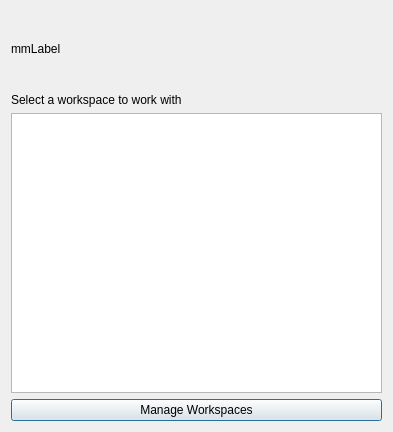
<?xml version="1.0" encoding="UTF-8"?>
<ui version="4.0">
 <class>Dialog</class>
 <widget class="QDialog" name="Dialog">
  <property name="geometry">
   <rect>
    <x>0</x>
    <y>0</y>
    <width>393</width>
    <height>432</height>
   </rect>
  </property>
  <property name="windowTitle">
   <string>Dialog</string>
  </property>
  <layout class="QGridLayout" name="gridLayout">
   <item row="1" column="0">
    <widget class="QLabel" name="label">
     <property name="text">
      <string>Select a workspace to work with</string>
     </property>
    </widget>
   </item>
   <item row="2" column="0">
    <widget class="QListWidget" name="workspace_list"/>
   </item>
   <item row="0" column="0">
    <widget class="QLabel" name="label_logo">
     <property name="minimumSize">
      <size>
       <width>256</width>
       <height>76</height>
      </size>
     </property>
     <property name="text">
      <string>mmLabel</string>
     </property>
    </widget>
   </item>
   <item row="3" column="0">
    <widget class="QPushButton" name="manage_workspaces">
     <property name="text">
      <string>Manage Workspaces</string>
     </property>
    </widget>
   </item>
  </layout>
 </widget>
 <resources/>
 <connections/>
</ui>
